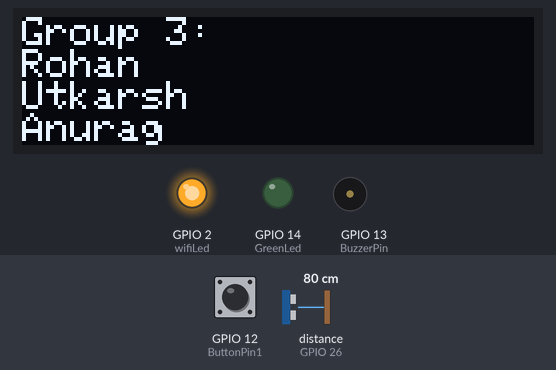
A sketch run on a simulated ESP32. Shown: 128×32 one-colour display, output pins drawn as LEDs (lit = HIGH), buzzer (waves = sounding, pin HIGH). Wiring (inferred from the names in the program): ultrasonic range finder: trigger GPIO 27; echo GPIO 26. The test bench sets the inputs (shaded band); at power-on: distance to the obstacle (sensor on GPIO 26) 80 cm, GPIO 12 (ButtonPin1) HIGH. The echo pulse lasts 58.3 µs per cm; WiFi joins after 1.5 s; servers stay silent unless stated; pins used as bus, display or sensor lines are not drawn; what the sketch prints to the serial monitor is not drawn.

Above: at 9.2 s.
9.3 s: distance to the obstacle (sensor on GPIO 26) set to 12 cm
At 10.5 s:
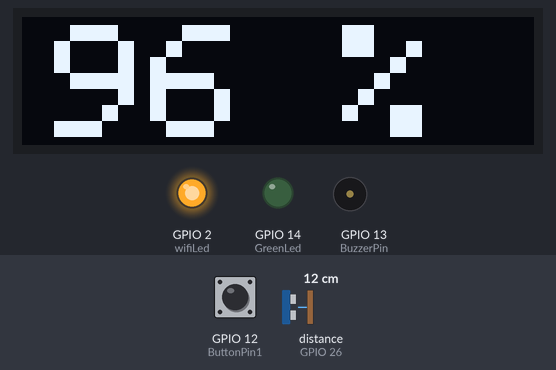
10.8 s: distance to the obstacle (sensor on GPIO 26) set to 9 cm
At 11.8 s:
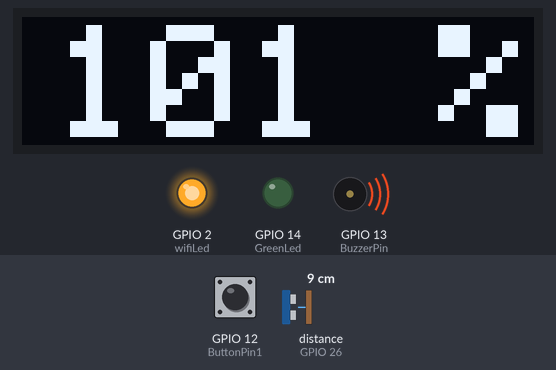
12.3 s: GPIO 12 (ButtonPin1) pulled LOW for 0.15 s
At 13.5 s:
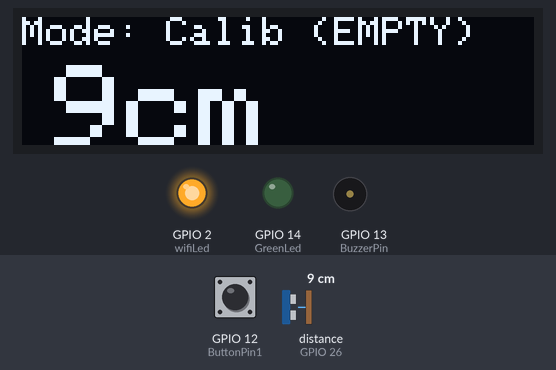
14.1 s: GPIO 12 (ButtonPin1) pulled LOW for 1 s
At 15.9 s:
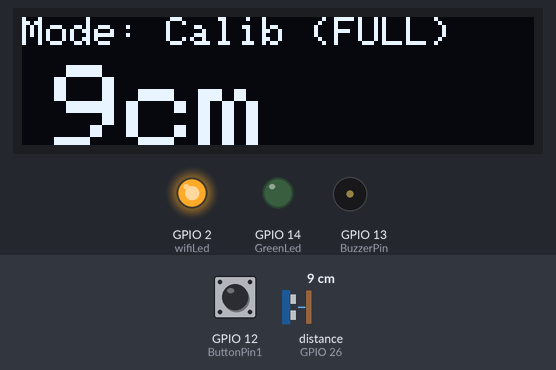
16.6 s: distance to the obstacle (sensor on GPIO 26) set to 6 cm
At 17.1 s:
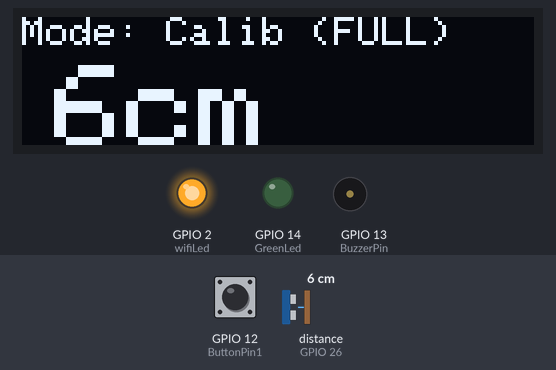
18.1 s: distance to the obstacle (sensor on GPIO 26) set to 3 cm
At 19.6 s:
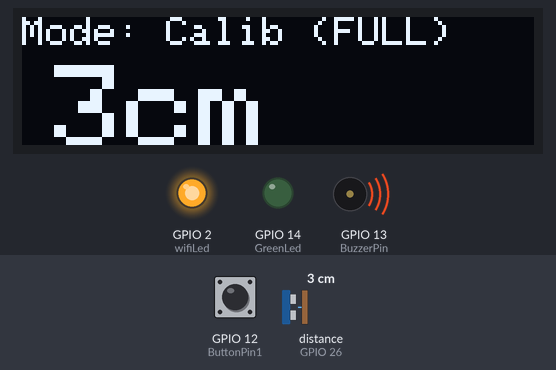
Timing chart, 0 to 20.6 s (numbered marks = the images above; inputs shaded):
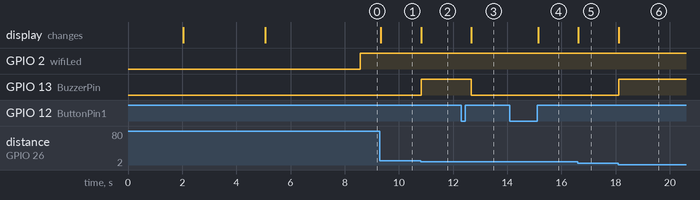

Measured:
- the behaviour switches between 11 and 10 cm on distance to the obstacle (sensor on GPIO 26) (found by bisection; images 1 and 2)
- the behaviour switches between 5 and 4 cm on distance to the obstacle (sensor on GPIO 26) (found by bisection; images 5 and 6)
- after the input at 9.3 s, the display: changes at once (image 1)
- after the input at 10.8 s, GPIO 13 (BuzzerPin): LOW → HIGH at once; the display: changes at once (image 2)
- after the input at 12.3 s, GPIO 13 (BuzzerPin): HIGH → LOW after 0.37 s; the display: first differs from a run without the input after 0.37 s (image 3)
- after the input at 14.1 s, the display: changes after 1.0 s (image 4)
- after the input at 16.6 s, the display: changes at once (image 5)
- after the input at 18.1 s, GPIO 13 (BuzzerPin): LOW → HIGH at once; the display: first differs from a run without the input at once (image 6)

The sketch:

Full_part_practice.ino
```cpp
 /**********************************************************************************/

/* Fill-in your Template ID (Required to use Blynk.Cloud) */
#define BLYNK_TEMPLATE_ID "TMPL3nbo3nAFe"
#define BLYNK_TEMPLATE_NAME "ISD2 lab project"
#define BLYNK_AUTH_TOKEN "EQXNobJWXjFioBziHUxCrfGQzUD-ZRfb"

// Your WiFi credentials.
// Set password to "" for open networks.
char ssid[] = "Galaxy F2253E8";
char pass[] = "ojbe7471";

//Set Water Level Distance in CM
int emptyTankDistance = 70 ;  //Distance when tank is empty
int fullTankDistance =  10 ;  //Distance when tank is full

//Set trigger value in percentage
int triggerPer =   10 ;  //alarm will start when water level drop below triggerPer

#include <Adafruit_SSD1306.h> //for handling Oled display
#include <WiFi.h> //for wifi handling
#include <WiFiClient.h> //for wifi handling
#include <BlynkSimpleEsp32.h> //for using blynk server
#include <AceButton.h> //for using external button
using namespace ace_button;

// Define connections to sensor
#define TRIGPIN    27  //D27
#define ECHOPIN    26  //D26
#define wifiLed    2   //D2
#define ButtonPin1 12  //D12
#define BuzzerPin  13  //D13
#define GreenLed   14  //D14

//Change the virtual pins according the rooms
#define VPIN_BUTTON_1    V1
#define VPIN_BUTTON_2    V2
#define VPIN_BUTTON_3    V3
#define VPIN_BUTTON_4    V4
#define VPIN_BUTTON_5    V5

#define SCREEN_WIDTH 128 // OLED display width, in pixels
#define SCREEN_HEIGHT 32 // OLED display height, in pixels

// Declaration for an SSD1306 display connected to I2C (SDA, SCL pins)
#define OLED_RESET     -1 // Reset pin # (or -1 if sharing Arduino reset pin)
Adafruit_SSD1306 display(SCREEN_WIDTH, SCREEN_HEIGHT, &Wire, OLED_RESET); //Wire is a library used for I2C communication


float duration;
float distance;
float d1,d2,speed; //for speed measurement
int   waterLevelPer;
bool  toggleBuzzer = HIGH; //Define to remember the toggle state
bool motorON;
bool Calib=0;
int buttonClicked = 2; //starting with 2%3 =2 (calling Calibrate when button clicked first time)

char auth[] = BLYNK_AUTH_TOKEN;

ButtonConfig config1;
AceButton button1(&config1);

void handleEvent1(AceButton*, uint8_t, uint8_t);

BlynkTimer timer; //blynk timer (object) for initialising to send the data every 2 seconds from H/w to Blynk server

void checkBlynkStatus() { // called every 3 seconds by SimpleTimer

  bool isconnected = Blynk.connected();
  if (isconnected == false) {
    //Serial.println("Blynk Not Connected");
    digitalWrite(wifiLed, LOW);
  }
  if (isconnected == true) {
    digitalWrite(wifiLed, HIGH);
    //Serial.println("Blynk Connected");
  }
}

BLYNK_CONNECTED() { //connecting the blynk virtual pin
  Blynk.syncVirtual(VPIN_BUTTON_1);
  Blynk.syncVirtual(VPIN_BUTTON_2);
  Blynk.syncVirtual(VPIN_BUTTON_3);
  Blynk.syncVirtual(VPIN_BUTTON_4);
  Blynk.syncVirtual(VPIN_BUTTON_5);
}

void displayData(int value){
  display.clearDisplay();
  display.setTextSize(4);
  display.setCursor(8,2);
  display.print(value);
  display.print(" ");
  display.print("%");
  display.display();
}

void displayDistance(int value){
  display.clearDisplay();
  //displaying mode & which calibration
  display.setTextSize(1);
  display.setCursor(0,0);
  if(buttonClicked%3==0){
    display.print("Mode: Calib (EMPTY)");
  }else if(buttonClicked%3==1){
    display.print("Mode: Calib (FULL)");
  }
  display.setTextSize(3);
  display.setCursor(8,12);
  display.print(value);
  display.print("");
  display.print("cm");
  display.display();
}


float measureDistance(){
  // Set the trigger pin LOW for 2uS
  digitalWrite(TRIGPIN, LOW);
  delayMicroseconds(2);

  // Set the trigger pin HIGH for 20us to send pulse
  digitalWrite(TRIGPIN, HIGH);
  delayMicroseconds(20);

  // Return the trigger pin to LOW
  digitalWrite(TRIGPIN, LOW);

  // Measure the width of the incoming pulse
  duration = pulseIn(ECHOPIN, HIGH);

  // Determine distance from duration
  // Use 343 metres per second as speed of sound
  // Divide by 1000 as we want millimeters

  distance = ((duration / 2) * 0.343)/10; // divide by ten for millimiters to centimeters

  if (distance > (fullTankDistance - 10)  && distance < emptyTankDistance ){
    waterLevelPer = map((int)distance ,emptyTankDistance, fullTankDistance, 0, 100);
    displayData(waterLevelPer);
    Blynk.virtualWrite(VPIN_BUTTON_1, waterLevelPer);
    Blynk.virtualWrite(VPIN_BUTTON_2, (String(distance) + " cm"));

    // Print result to serial monitor
    // Serial.print("Distance: ");
    // Serial.print(distance);
    // Serial.println(" cm");

    if (waterLevelPer < triggerPer+5){ //at triggerper+5 (i.e. 15% turn ON motor)
      digitalWrite(GreenLed, HIGH);
      motorON = 1;
    }
    if(waterLevelPer<triggerPer){//turning ON buzzer when waterLevelPer<triggerPer i.e. 10
        if (toggleBuzzer == HIGH){
        digitalWrite(BuzzerPin, HIGH);
      }
    }
    if(waterLevelPer >= 95){ //motor off before full tank achieved (i.e. at 95% turn of motor)
      digitalWrite(GreenLed, LOW);
      motorON = 0;
    }
    if (waterLevelPer>=99){ //overflow when more than equal to 99%, start buzzer
      if (toggleBuzzer == HIGH){
        digitalWrite(BuzzerPin, HIGH);
      }
    }

    if (waterLevelPer>10 && waterLevelPer<=99){ //making sure buzzer turnedOFF in safe case
      toggleBuzzer = HIGH;
      digitalWrite(BuzzerPin, LOW);
    }
  }

  // Delay before repeating measurement
  delay(100);

  return distance; //returning distance for speed measurment purpose
}

float measureCalibDistance(){
  // Set the trigger pin LOW for 2uS
  digitalWrite(TRIGPIN, LOW);
  delayMicroseconds(2);

  // Set the trigger pin HIGH for 20us to send pulse
  digitalWrite(TRIGPIN, HIGH);
  delayMicroseconds(20);

  // Return the trigger pin to LOW
  digitalWrite(TRIGPIN, LOW);

  // Measure the width of the incoming pulse
  duration = pulseIn(ECHOPIN, HIGH);

  // Determine distance from duration
  // Use 343 metres per second as speed of sound
  // Divide by 1000 as we want millimeters

  distance = ((duration / 2) * 0.343)/10; // divide by ten for millimiters to centimeters

  return distance; //returning distance for speed measurment purpose
}

void Calibrate(){
  Serial.print("Calibrate CAlled");
  while(buttonClicked%3<=1){
    distance = measureCalibDistance(); //measuring distance
    int dist = (int) distance;
    displayDistance(dist); //displaying current distance in OLED
    if(dist<5)digitalWrite(BuzzerPin, HIGH);//for alerting setting full tank distance low
    else digitalWrite(BuzzerPin, LOW);
    button1.check();
  }
}

void grp_members(){
  display.clearDisplay();
  //displaying mode & which calibration
  display.setTextSize(1);
  display.setCursor(0,0);
  display.print("Group 3:");
  display.setCursor(0,8);
  display.print("Rohan");
  display.setCursor(0,16);
  display.print("Utkarsh");
  display.setCursor(0,24);
  display.print("Anurag");
  display.display();
}

// 'iit kgp logo', 28x32px
const unsigned char iit_kgp_logo_array [] PROGMEM = {
	0xff, 0xd9, 0xff, 0xf0, 0xff, 0x80, 0x9f, 0xf0, 0xfd, 0x80, 0x1b, 0xf0, 0xf8, 0x00, 0x01, 0xf0,
	0xfc, 0x00, 0x01, 0xf0, 0xe0, 0x1b, 0xc1, 0x70, 0xc0, 0xb6, 0x70, 0x30, 0xe0, 0x7d, 0x98, 0x70,
	0xe3, 0xf8, 0xec, 0x70, 0x83, 0xf8, 0xfc, 0x10, 0x85, 0x87, 0x0a, 0x00, 0xc3, 0xc0, 0x9e, 0x30,
	0x87, 0xf9, 0x7e, 0x10, 0x07, 0xc0, 0x1e, 0x00, 0x03, 0x80, 0x0c, 0x00, 0x87, 0xc8, 0xbe, 0x10,
	0xc7, 0xc9, 0x3e, 0x30, 0x87, 0x39, 0xce, 0x00, 0x07, 0x79, 0xee, 0x00, 0x82, 0x79, 0xe4, 0x30,
	0xe0, 0x78, 0xf0, 0x70, 0xc0, 0xf0, 0xf0, 0x30, 0xc0, 0xf0, 0xf8, 0x30, 0xfc, 0xfd, 0xf9, 0xf0,
	0xf9, 0xfa, 0xf9, 0xf0, 0xf8, 0x07, 0x81, 0xf0, 0xf0, 0x00, 0x00, 0xf0, 0xf3, 0xf0, 0x7c, 0x70,
	0xff, 0xf8, 0xff, 0xf0, 0xf0, 0x00, 0x00, 0x70, 0xe0, 0x00, 0x00, 0x30, 0xc0, 0x00, 0x00, 0x30
};

void lab_with_logo(){
  display.clearDisplay();
  //displaying mode & which calibration
  display.setTextSize(1);
  display.setCursor(0,0);
  display.print("ISD Prof.Prajit Nandi");
  display.drawBitmap(50,12,iit_kgp_logo_array,28,32,1); //53X60 is size and 1 means color, (o,3) means starting position of bitmap
  display.display();
}


void setup() {
  // Set up serial monitor
  Serial.begin(115200);

  // Set pinmodes for sensor connections
  pinMode(ECHOPIN, INPUT); //defining I/O ports
  pinMode(TRIGPIN, OUTPUT);
  pinMode(wifiLed, OUTPUT);
  pinMode(GreenLed, OUTPUT);
  pinMode(BuzzerPin, OUTPUT);

  pinMode(ButtonPin1, INPUT_PULLUP);

  digitalWrite(wifiLed, LOW); //Output value what
  digitalWrite(GreenLed, LOW);
  digitalWrite(BuzzerPin, LOW);

  config1.setEventHandler(button1Handler);

  button1.init(ButtonPin1);

  if(!display.begin(SSD1306_SWITCHCAPVCC, 0x3C)) {
    Serial.println(F("SSD1306 allocation failed"));
    for(;;);
  }
  delay(1000);
  display.setTextSize(1);
  display.setTextColor(WHITE);
  display.clearDisplay();

  WiFi.begin(ssid, pass); //connecting to wifi (constantly trying to maintian wifi connection)
  timer.setInterval(2000L, checkBlynkStatus); // check if Blynk server is connected every 2 seconds
  Blynk.config(auth); //authentication needed to connect to blynk server containing our specific project
  delay(1000);

  //displaying lab name & group members name
  lab_with_logo();
  delay(3000);
  grp_members();
  delay(3000);
}
 void loop() {

  button1.check(); //checking button pressed event
  d1= measureDistance();
  button1.check(); //checking button pressed event
  d2 = measureDistance();
  button1.check(); //checking button pressed event
  speed = (d2-d1)*10; //speed in cm/s, since 0.1 ms delay done in measureDistance() function
  button1.check(); //checking button pressed event
  speed=abs(speed);
  button1.check(); //checking button pressed event
  if(motorON==1)Blynk.virtualWrite(VPIN_BUTTON_4, (String(speed) + " cm/sec")); //sending speed details to blynk server, only motor on
  else Blynk.virtualWrite(VPIN_BUTTON_4, ("Motor is OFF!"));
  button1.check(); //checking button pressed event
  Blynk.virtualWrite(VPIN_BUTTON_3, fullTankDistance);
  button1.check(); //checking button pressed event
  Blynk.virtualWrite(VPIN_BUTTON_5, emptyTankDistance);
  button1.check(); //checking button pressed event
  Blynk.run();
  button1.check(); //checking button pressed event
  timer.run(); // Initiates SimpleTimer
  button1.check(); //checking button pressed event

}

void button1Handler(AceButton* button, uint8_t eventType, uint8_t buttonState) {
  Serial.println("EVENT1");
  switch (eventType) {
    case AceButton::kEventReleased:
      Serial.println("kEventReleased"); //for checking in terminal
      //if button pressed & released
      //start calibration mode
      if(buttonClicked%3==2){ //first start
        Calib=1;
        buttonClicked++; //changin buttonClicked to 3, i.e. 3%3 =0
        Calibrate();
        Calib=0;
      }
      if(Calib==1){
        if(buttonClicked%3==0){ //first setting empty tank distance
        emptyTankDistance = (int)distance; //current distance update if in calibration mode
        Blynk.virtualWrite(VPIN_BUTTON_5, emptyTankDistance);//updating full tank distance in blynk server
        buttonClicked++;
        }else if(buttonClicked%3==1){ //then setting full tank distance
          fullTankDistance = (int)distance;
          Blynk.virtualWrite(VPIN_BUTTON_3, fullTankDistance);//updating full tank distance in blynk server
          buttonClicked++;
        }
      }
      break;
  }
}
```
